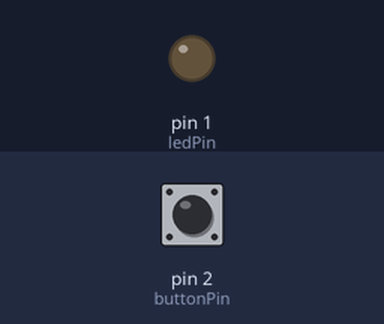
A sketch run on a simulated Arduino Uno, built with avr-gcc and run on an emulated ATmega328P. Shown: output pins drawn as LEDs (lit = HIGH). The test bench sets the inputs (shaded band); at power-on: pin 2 (buttonPin) LOW.

Above: at 1.2 s.
1.3 s: pin 2 (buttonPin) pulled HIGH for 0.15 s
At 3.2 s:
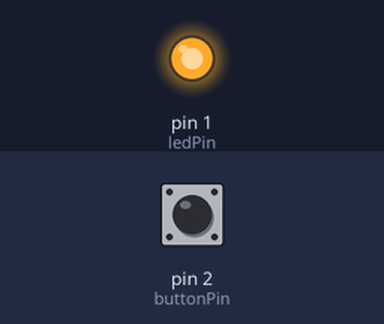
4.4 s: pin 2 (buttonPin) pulled HIGH for 1 s
At 8.2 s:
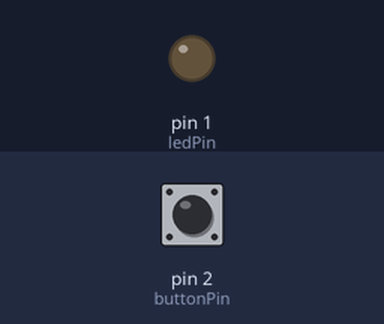
8.4 s: pin 2 (buttonPin) pulled HIGH for 3.2 s
At 11.9 s:
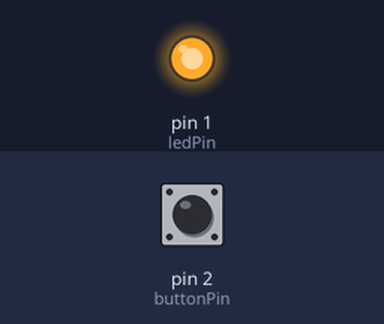
Timing chart, 0 to 15.1 s (numbered marks = the images above; inputs shaded):
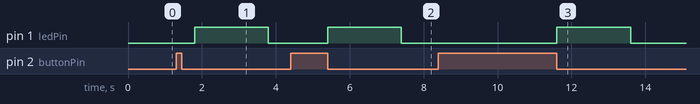

Measured:
- after the input at 1.3 s, pin 1 (ledPin): LOW → HIGH after 0.50 s, → LOW 2.0 s later
- after the input at 4.4 s, pin 1 (ledPin): LOW → HIGH after 1.0 s, → LOW 2.0 s later
- after the input at 8.4 s, pin 1 (ledPin): LOW → HIGH after 3.2 s, → LOW 2.0 s later

The sketch:

pokeball_light.ino
```cpp
int buttonPin = 2; //declare pins for the button and led
int ledPin = 1;

int pressCount = 0; // make a variable to count the press
int blinkCount = 6; // variable to set the number of blinks when the button is double pressed

unsigned long timeInit;

void setup() {
  //initialize the pins as inputs and outputs and set timeInit to 0
  pinMode(buttonPin, INPUT);
  pinMode(ledPin, OUTPUT);
  timeInit = 0;
}


void loop() {

  if(pressCount == 0){ //if the button has been pressed 0 times
    if(digitalRead(buttonPin)){ //check if button is pressed
      timeInit = millis(); //if pressed store the initial time (millis() is the time from the program's start)
      while(1){ //also start an infinite loop
        if(!digitalRead(buttonPin)){ //if button is released
          pressCount++; //increment the pressCount
          break; //break out of the infinite loop
        }
      }
    }
  }else if(pressCount == 1){ //if button has been pressed once
    if(millis() - timeInit > 500){ //check if it has been half of a second since the button was last pressed
      pressCount = 0; //if it has reset the press count
      digitalWrite(ledPin, HIGH); //turn the led on for 2 seconds
      delay(2000);
      digitalWrite(ledPin, LOW);
    }else if(digitalRead(buttonPin)){ //if it hasn't been half a second since the button was last pressed, check if it is being pressed again
      while(1){ //if it is start an infinite loop
        if(!digitalRead(buttonPin)){ //check if the button has been released
          pressCount++; //again increment the press count and break out of the loop
          break;
        }
      }
    }
  }else if(pressCount == 2){ //if the button has been pressed twice
    for(int i=0;i<blinkCount; i++){ //go straight to the blinking action because there is no other option
      delay(500);
      digitalWrite(ledPin,HIGH);
      delay(500);
      digitalWrite(ledPin,LOW);
    }
    pressCount = 0; //also reset the pressCount
  }
}
```
